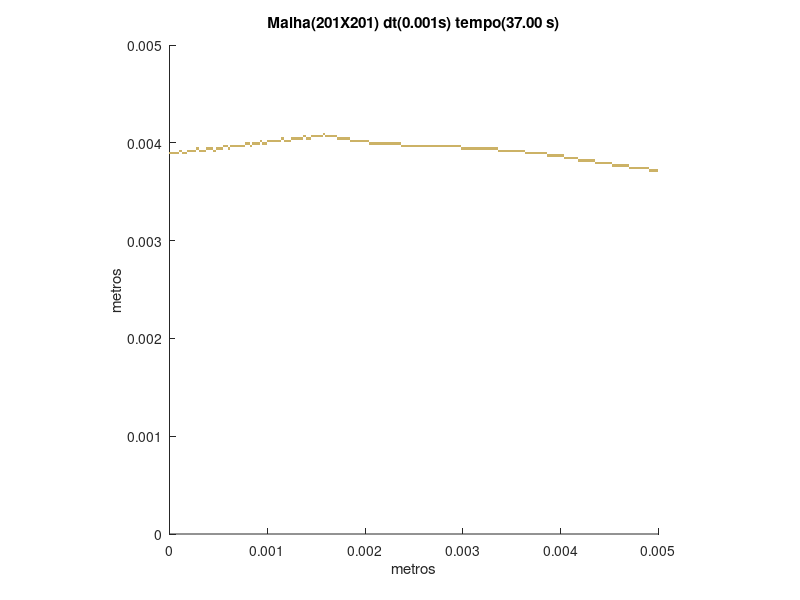

This figure's MATLAB source:
set (gca,'PlotBoxAspectRatio',[1 1 1],'Xlim',[0,0.005],'Ylim',[0,0.005])
hold on
title('Malha(201X201) dt(0.001s) tempo(37.00 s)')
hold on
ylabel('metros')
hold on
xlabel('metros')
hold on

fill([0.00490049751243781 0.00490049751243781 0.00492537313432836 0.00492537313432836],[0.00370646766169154 0.00373134328358209 0.00373134328358209 0.00370646766169154],[0.8,0.7,0.4],'LineStyle','none')

fill([0.00492537313432836 0.00492537313432836 0.00495024875621891 0.00495024875621891],[0.00370646766169154 0.00373134328358209 0.00373134328358209 0.00370646766169154],[0.8,0.7,0.4],'LineStyle','none')

fill([0.00495024875621891 0.00495024875621891 0.00497512437810945 0.00497512437810945],[0.00370646766169154 0.00373134328358209 0.00373134328358209 0.00370646766169154],[0.8,0.7,0.4],'LineStyle','none')

fill([0.00497512437810945 0.00497512437810945 0.005 0.005],[0.00370646766169154 0.00373134328358209 0.00373134328358209 0.00370646766169154],[0.8,0.7,0.4],'LineStyle','none')

fill([0.00470149253731343 0.00470149253731343 0.00472636815920398 0.00472636815920398],[0.00373134328358209 0.00375621890547264 0.00375621890547264 0.00373134328358209],[0.8,0.7,0.4],'LineStyle','none')

fill([0.00472636815920398 0.00472636815920398 0.00475124378109453 0.00475124378109453],[0.00373134328358209 0.00375621890547264 0.00375621890547264 0.00373134328358209],[0.8,0.7,0.4],'LineStyle','none')

fill([0.00475124378109453 0.00475124378109453 0.00477611940298507 0.00477611940298507],[0.00373134328358209 0.00375621890547264 0.00375621890547264 0.00373134328358209],[0.8,0.7,0.4],'LineStyle','none')

fill([0.00477611940298507 0.00477611940298507 0.00480099502487562 0.00480099502487562],[0.00373134328358209 0.00375621890547264 0.00375621890547264 0.00373134328358209],[0.8,0.7,0.4],'LineStyle','none')

fill([0.00480099502487562 0.00480099502487562 0.00482587064676617 0.00482587064676617],[0.00373134328358209 0.00375621890547264 0.00375621890547264 0.00373134328358209],[0.8,0.7,0.4],'LineStyle','none')

fill([0.00482587064676617 0.00482587064676617 0.00485074626865672 0.00485074626865672],[0.00373134328358209 0.00375621890547264 0.00375621890547264 0.00373134328358209],[0.8,0.7,0.4],'LineStyle','none')

fill([0.00485074626865672 0.00485074626865672 0.00487562189054726 0.00487562189054726],[0.00373134328358209 0.00375621890547264 0.00375621890547264 0.00373134328358209],[0.8,0.7,0.4],'LineStyle','none')

fill([0.00487562189054726 0.00487562189054726 0.00490049751243781 0.00490049751243781],[0.00373134328358209 0.00375621890547264 0.00375621890547264 0.00373134328358209],[0.8,0.7,0.4],'LineStyle','none')

fill([0.0045273631840796 0.0045273631840796 0.00455223880597015 0.00455223880597015],[0.00375621890547264 0.00378109452736318 0.00378109452736318 0.00375621890547264],[0.8,0.7,0.4],'LineStyle','none')

fill([0.00455223880597015 0.00455223880597015 0.0045771144278607 0.0045771144278607],[0.00375621890547264 0.00378109452736318 0.00378109452736318 0.00375621890547264],[0.8,0.7,0.4],'LineStyle','none')

fill([0.0045771144278607 0.0045771144278607 0.00460199004975124 0.00460199004975124],[0.00375621890547264 0.00378109452736318 0.00378109452736318 0.00375621890547264],[0.8,0.7,0.4],'LineStyle','none')

fill([0.00460199004975124 0.00460199004975124 0.00462686567164179 0.00462686567164179],[0.00375621890547264 0.00378109452736318 0.00378109452736318 0.00375621890547264],[0.8,0.7,0.4],'LineStyle','none')

fill([0.00462686567164179 0.00462686567164179 0.00465174129353234 0.00465174129353234],[0.00375621890547264 0.00378109452736318 0.00378109452736318 0.00375621890547264],[0.8,0.7,0.4],'LineStyle','none')

fill([0.00465174129353234 0.00465174129353234 0.00467661691542289 0.00467661691542289],[0.00375621890547264 0.00378109452736318 0.00378109452736318 0.00375621890547264],[0.8,0.7,0.4],'LineStyle','none')

fill([0.00467661691542289 0.00467661691542289 0.00470149253731343 0.00470149253731343],[0.00375621890547264 0.00378109452736318 0.00378109452736318 0.00375621890547264],[0.8,0.7,0.4],'LineStyle','none')

fill([0.00435323383084577 0.00435323383084577 0.00437810945273632 0.00437810945273632],[0.00378109452736318 0.00380597014925373 0.00380597014925373 0.00378109452736318],[0.8,0.7,0.4],'LineStyle','none')

fill([0.00437810945273632 0.00437810945273632 0.00440298507462687 0.00440298507462687],[0.00378109452736318 0.00380597014925373 0.00380597014925373 0.00378109452736318],[0.8,0.7,0.4],'LineStyle','none')

fill([0.00440298507462687 0.00440298507462687 0.00442786069651741 0.00442786069651741],[0.00378109452736318 0.00380597014925373 0.00380597014925373 0.00378109452736318],[0.8,0.7,0.4],'LineStyle','none')

fill([0.00442786069651741 0.00442786069651741 0.00445273631840796 0.00445273631840796],[0.00378109452736318 0.00380597014925373 0.00380597014925373 0.00378109452736318],[0.8,0.7,0.4],'LineStyle','none')

fill([0.00445273631840796 0.00445273631840796 0.00447761194029851 0.00447761194029851],[0.00378109452736318 0.00380597014925373 0.00380597014925373 0.00378109452736318],[0.8,0.7,0.4],'LineStyle','none')

fill([0.00447761194029851 0.00447761194029851 0.00450248756218905 0.00450248756218905],[0.00378109452736318 0.00380597014925373 0.00380597014925373 0.00378109452736318],[0.8,0.7,0.4],'LineStyle','none')

fill([0.00450248756218905 0.00450248756218905 0.0045273631840796 0.0045273631840796],[0.00378109452736318 0.00380597014925373 0.00380597014925373 0.00378109452736318],[0.8,0.7,0.4],'LineStyle','none')

fill([0.00417910447761194 0.00417910447761194 0.00420398009950249 0.00420398009950249],[0.00380597014925373 0.00383084577114428 0.00383084577114428 0.00380597014925373],[0.8,0.7,0.4],'LineStyle','none')

fill([0.00420398009950249 0.00420398009950249 0.00422885572139303 0.00422885572139303],[0.00380597014925373 0.00383084577114428 0.00383084577114428 0.00380597014925373],[0.8,0.7,0.4],'LineStyle','none')

fill([0.00422885572139303 0.00422885572139303 0.00425373134328358 0.00425373134328358],[0.00380597014925373 0.00383084577114428 0.00383084577114428 0.00380597014925373],[0.8,0.7,0.4],'LineStyle','none')

fill([0.00425373134328358 0.00425373134328358 0.00427860696517413 0.00427860696517413],[0.00380597014925373 0.00383084577114428 0.00383084577114428 0.00380597014925373],[0.8,0.7,0.4],'LineStyle','none')

fill([0.00427860696517413 0.00427860696517413 0.00430348258706468 0.00430348258706468],[0.00380597014925373 0.00383084577114428 0.00383084577114428 0.00380597014925373],[0.8,0.7,0.4],'LineStyle','none')

fill([0.00430348258706468 0.00430348258706468 0.00432835820895522 0.00432835820895522],[0.00380597014925373 0.00383084577114428 0.00383084577114428 0.00380597014925373],[0.8,0.7,0.4],'LineStyle','none')

fill([0.00432835820895522 0.00432835820895522 0.00435323383084577 0.00435323383084577],[0.00380597014925373 0.00383084577114428 0.00383084577114428 0.00380597014925373],[0.8,0.7,0.4],'LineStyle','none')

fill([0.00402985074626866 0.00402985074626866 0.0040547263681592 0.0040547263681592],[0.00383084577114428 0.00385572139303483 0.00385572139303483 0.00383084577114428],[0.8,0.7,0.4],'LineStyle','none')

fill([0.0040547263681592 0.0040547263681592 0.00407960199004975 0.00407960199004975],[0.00383084577114428 0.00385572139303483 0.00385572139303483 0.00383084577114428],[0.8,0.7,0.4],'LineStyle','none')

fill([0.00407960199004975 0.00407960199004975 0.0041044776119403 0.0041044776119403],[0.00383084577114428 0.00385572139303483 0.00385572139303483 0.00383084577114428],[0.8,0.7,0.4],'LineStyle','none')

fill([0.0041044776119403 0.0041044776119403 0.00412935323383085 0.00412935323383085],[0.00383084577114428 0.00385572139303483 0.00385572139303483 0.00383084577114428],[0.8,0.7,0.4],'LineStyle','none')

fill([0.00412935323383085 0.00412935323383085 0.00415422885572139 0.00415422885572139],[0.00383084577114428 0.00385572139303483 0.00385572139303483 0.00383084577114428],[0.8,0.7,0.4],'LineStyle','none')

fill([0.00415422885572139 0.00415422885572139 0.00417910447761194 0.00417910447761194],[0.00383084577114428 0.00385572139303483 0.00385572139303483 0.00383084577114428],[0.8,0.7,0.4],'LineStyle','none')

fill([0.00385572139303483 0.00385572139303483 0.00388059701492537 0.00388059701492537],[0.00385572139303483 0.00388059701492537 0.00388059701492537 0.00385572139303483],[0.8,0.7,0.4],'LineStyle','none')

fill([0.00388059701492537 0.00388059701492537 0.00390547263681592 0.00390547263681592],[0.00385572139303483 0.00388059701492537 0.00388059701492537 0.00385572139303483],[0.8,0.7,0.4],'LineStyle','none')

fill([0.00390547263681592 0.00390547263681592 0.00393034825870647 0.00393034825870647],[0.00385572139303483 0.00388059701492537 0.00388059701492537 0.00385572139303483],[0.8,0.7,0.4],'LineStyle','none')

fill([0.00393034825870647 0.00393034825870647 0.00395522388059701 0.00395522388059701],[0.00385572139303483 0.00388059701492537 0.00388059701492537 0.00385572139303483],[0.8,0.7,0.4],'LineStyle','none')

fill([0.00395522388059701 0.00395522388059701 0.00398009950248756 0.00398009950248756],[0.00385572139303483 0.00388059701492537 0.00388059701492537 0.00385572139303483],[0.8,0.7,0.4],'LineStyle','none')

fill([0.00398009950248756 0.00398009950248756 0.00400497512437811 0.00400497512437811],[0.00385572139303483 0.00388059701492537 0.00388059701492537 0.00385572139303483],[0.8,0.7,0.4],'LineStyle','none')

fill([0.00400497512437811 0.00400497512437811 0.00402985074626866 0.00402985074626866],[0.00385572139303483 0.00388059701492537 0.00388059701492537 0.00385572139303483],[0.8,0.7,0.4],'LineStyle','none')

fill([0 0 2.48756218905473E-05 2.48756218905473E-05],[0.00388059701492537 0.00390547263681592 0.00390547263681592 0.00388059701492537],[0.8,0.7,0.4],'LineStyle','none')

fill([2.48756218905473E-05 2.48756218905473E-05 4.97512437810945E-05 4.97512437810945E-05],[0.00388059701492537 0.00390547263681592 0.00390547263681592 0.00388059701492537],[0.8,0.7,0.4],'LineStyle','none')

fill([4.97512437810945E-05 4.97512437810945E-05 7.46268656716418E-05 7.46268656716418E-05],[0.00388059701492537 0.00390547263681592 0.00390547263681592 0.00388059701492537],[0.8,0.7,0.4],'LineStyle','none')

fill([7.46268656716418E-05 7.46268656716418E-05 9.95024875621891E-05 9.95024875621891E-05],[0.00388059701492537 0.00390547263681592 0.00390547263681592 0.00388059701492537],[0.8,0.7,0.4],'LineStyle','none')

fill([0.000124378109452736 0.000124378109452736 0.000149253731343284 0.000149253731343284],[0.00388059701492537 0.00390547263681592 0.00390547263681592 0.00388059701492537],[0.8,0.7,0.4],'LineStyle','none')

fill([0.000149253731343284 0.000149253731343284 0.000174129353233831 0.000174129353233831],[0.00388059701492537 0.00390547263681592 0.00390547263681592 0.00388059701492537],[0.8,0.7,0.4],'LineStyle','none')

fill([0.0036318407960199 0.0036318407960199 0.00365671641791045 0.00365671641791045],[0.00388059701492537 0.00390547263681592 0.00390547263681592 0.00388059701492537],[0.8,0.7,0.4],'LineStyle','none')

fill([0.00365671641791045 0.00365671641791045 0.003681592039801 0.003681592039801],[0.00388059701492537 0.00390547263681592 0.00390547263681592 0.00388059701492537],[0.8,0.7,0.4],'LineStyle','none')

fill([0.003681592039801 0.003681592039801 0.00370646766169154 0.00370646766169154],[0.00388059701492537 0.00390547263681592 0.00390547263681592 0.00388059701492537],[0.8,0.7,0.4],'LineStyle','none')

fill([0.00370646766169154 0.00370646766169154 0.00373134328358209 0.00373134328358209],[0.00388059701492537 0.00390547263681592 0.00390547263681592 0.00388059701492537],[0.8,0.7,0.4],'LineStyle','none')

fill([0.00373134328358209 0.00373134328358209 0.00375621890547264 0.00375621890547264],[0.00388059701492537 0.00390547263681592 0.00390547263681592 0.00388059701492537],[0.8,0.7,0.4],'LineStyle','none')

fill([0.00375621890547264 0.00375621890547264 0.00378109452736318 0.00378109452736318],[0.00388059701492537 0.00390547263681592 0.00390547263681592 0.00388059701492537],[0.8,0.7,0.4],'LineStyle','none')

fill([0.00378109452736318 0.00378109452736318 0.00380597014925373 0.00380597014925373],[0.00388059701492537 0.00390547263681592 0.00390547263681592 0.00388059701492537],[0.8,0.7,0.4],'LineStyle','none')

fill([0.00380597014925373 0.00380597014925373 0.00383084577114428 0.00383084577114428],[0.00388059701492537 0.00390547263681592 0.00390547263681592 0.00388059701492537],[0.8,0.7,0.4],'LineStyle','none')

fill([0.00383084577114428 0.00383084577114428 0.00385572139303483 0.00385572139303483],[0.00388059701492537 0.00390547263681592 0.00390547263681592 0.00388059701492537],[0.8,0.7,0.4],'LineStyle','none')

fill([9.95024875621891E-05 9.95024875621891E-05 0.000124378109452736 0.000124378109452736],[0.00390547263681592 0.00393034825870647 0.00393034825870647 0.00390547263681592],[0.8,0.7,0.4],'LineStyle','none')

fill([0.000174129353233831 0.000174129353233831 0.000199004975124378 0.000199004975124378],[0.00390547263681592 0.00393034825870647 0.00393034825870647 0.00390547263681592],[0.8,0.7,0.4],'LineStyle','none')

fill([0.000199004975124378 0.000199004975124378 0.000223880597014925 0.000223880597014925],[0.00390547263681592 0.00393034825870647 0.00393034825870647 0.00390547263681592],[0.8,0.7,0.4],'LineStyle','none')

fill([0.000223880597014925 0.000223880597014925 0.000248756218905473 0.000248756218905473],[0.00390547263681592 0.00393034825870647 0.00393034825870647 0.00390547263681592],[0.8,0.7,0.4],'LineStyle','none')

fill([0.000248756218905473 0.000248756218905473 0.00027363184079602 0.00027363184079602],[0.00390547263681592 0.00393034825870647 0.00393034825870647 0.00390547263681592],[0.8,0.7,0.4],'LineStyle','none')

fill([0.000298507462686567 0.000298507462686567 0.000323383084577114 0.000323383084577114],[0.00390547263681592 0.00393034825870647 0.00393034825870647 0.00390547263681592],[0.8,0.7,0.4],'LineStyle','none')

fill([0.000323383084577114 0.000323383084577114 0.000348258706467662 0.000348258706467662],[0.00390547263681592 0.00393034825870647 0.00393034825870647 0.00390547263681592],[0.8,0.7,0.4],'LineStyle','none')

fill([0.000348258706467662 0.000348258706467662 0.000373134328358209 0.000373134328358209],[0.00390547263681592 0.00393034825870647 0.00393034825870647 0.00390547263681592],[0.8,0.7,0.4],'LineStyle','none')

fill([0.000447761194029851 0.000447761194029851 0.000472636815920398 0.000472636815920398],[0.00390547263681592 0.00393034825870647 0.00393034825870647 0.00390547263681592],[0.8,0.7,0.4],'LineStyle','none')

fill([0.00335820895522388 0.00335820895522388 0.00338308457711443 0.00338308457711443],[0.00390547263681592 0.00393034825870647 0.00393034825870647 0.00390547263681592],[0.8,0.7,0.4],'LineStyle','none')

fill([0.00338308457711443 0.00338308457711443 0.00340796019900498 0.00340796019900498],[0.00390547263681592 0.00393034825870647 0.00393034825870647 0.00390547263681592],[0.8,0.7,0.4],'LineStyle','none')

fill([0.00340796019900498 0.00340796019900498 0.00343283582089552 0.00343283582089552],[0.00390547263681592 0.00393034825870647 0.00393034825870647 0.00390547263681592],[0.8,0.7,0.4],'LineStyle','none')

fill([0.00343283582089552 0.00343283582089552 0.00345771144278607 0.00345771144278607],[0.00390547263681592 0.00393034825870647 0.00393034825870647 0.00390547263681592],[0.8,0.7,0.4],'LineStyle','none')

fill([0.00345771144278607 0.00345771144278607 0.00348258706467662 0.00348258706467662],[0.00390547263681592 0.00393034825870647 0.00393034825870647 0.00390547263681592],[0.8,0.7,0.4],'LineStyle','none')

fill([0.00348258706467662 0.00348258706467662 0.00350746268656716 0.00350746268656716],[0.00390547263681592 0.00393034825870647 0.00393034825870647 0.00390547263681592],[0.8,0.7,0.4],'LineStyle','none')

fill([0.00350746268656716 0.00350746268656716 0.00353233830845771 0.00353233830845771],[0.00390547263681592 0.00393034825870647 0.00393034825870647 0.00390547263681592],[0.8,0.7,0.4],'LineStyle','none')

fill([0.00353233830845771 0.00353233830845771 0.00355721393034826 0.00355721393034826],[0.00390547263681592 0.00393034825870647 0.00393034825870647 0.00390547263681592],[0.8,0.7,0.4],'LineStyle','none')

fill([0.00355721393034826 0.00355721393034826 0.00358208955223881 0.00358208955223881],[0.00390547263681592 0.00393034825870647 0.00393034825870647 0.00390547263681592],[0.8,0.7,0.4],'LineStyle','none')

fill([0.00358208955223881 0.00358208955223881 0.00360696517412935 0.00360696517412935],[0.00390547263681592 0.00393034825870647 0.00393034825870647 0.00390547263681592],[0.8,0.7,0.4],'LineStyle','none')

fill([0.00360696517412935 0.00360696517412935 0.0036318407960199 0.0036318407960199],[0.00390547263681592 0.00393034825870647 0.00393034825870647 0.00390547263681592],[0.8,0.7,0.4],'LineStyle','none')

fill([0.00027363184079602 0.00027363184079602 0.000298507462686567 0.000298507462686567],[0.00393034825870647 0.00395522388059701 0.00395522388059701 0.00393034825870647],[0.8,0.7,0.4],'LineStyle','none')

fill([0.000373134328358209 0.000373134328358209 0.000398009950248756 0.000398009950248756],[0.00393034825870647 0.00395522388059701 0.00395522388059701 0.00393034825870647],[0.8,0.7,0.4],'LineStyle','none')

fill([0.000398009950248756 0.000398009950248756 0.000422885572139303 0.000422885572139303],[0.00393034825870647 0.00395522388059701 0.00395522388059701 0.00393034825870647],[0.8,0.7,0.4],'LineStyle','none')

fill([0.000422885572139303 0.000422885572139303 0.000447761194029851 0.000447761194029851],[0.00393034825870647 0.00395522388059701 0.00395522388059701 0.00393034825870647],[0.8,0.7,0.4],'LineStyle','none')

fill([0.000472636815920398 0.000472636815920398 0.000497512437810945 0.000497512437810945],[0.00393034825870647 0.00395522388059701 0.00395522388059701 0.00393034825870647],[0.8,0.7,0.4],'LineStyle','none')

fill([0.000497512437810945 0.000497512437810945 0.000522388059701492 0.000522388059701492],[0.00393034825870647 0.00395522388059701 0.00395522388059701 0.00393034825870647],[0.8,0.7,0.4],'LineStyle','none')

fill([0.000522388059701492 0.000522388059701492 0.00054726368159204 0.00054726368159204],[0.00393034825870647 0.00395522388059701 0.00395522388059701 0.00393034825870647],[0.8,0.7,0.4],'LineStyle','none')

fill([0.000597014925373134 0.000597014925373134 0.000621890547263682 0.000621890547263682],[0.00393034825870647 0.00395522388059701 0.00395522388059701 0.00393034825870647],[0.8,0.7,0.4],'LineStyle','none')

fill([0.00298507462686567 0.00298507462686567 0.00300995024875622 0.00300995024875622],[0.00393034825870647 0.00395522388059701 0.00395522388059701 0.00393034825870647],[0.8,0.7,0.4],'LineStyle','none')

fill([0.00300995024875622 0.00300995024875622 0.00303482587064677 0.00303482587064677],[0.00393034825870647 0.00395522388059701 0.00395522388059701 0.00393034825870647],[0.8,0.7,0.4],'LineStyle','none')

fill([0.00303482587064677 0.00303482587064677 0.00305970149253731 0.00305970149253731],[0.00393034825870647 0.00395522388059701 0.00395522388059701 0.00393034825870647],[0.8,0.7,0.4],'LineStyle','none')

fill([0.00305970149253731 0.00305970149253731 0.00308457711442786 0.00308457711442786],[0.00393034825870647 0.00395522388059701 0.00395522388059701 0.00393034825870647],[0.8,0.7,0.4],'LineStyle','none')

fill([0.00308457711442786 0.00308457711442786 0.00310945273631841 0.00310945273631841],[0.00393034825870647 0.00395522388059701 0.00395522388059701 0.00393034825870647],[0.8,0.7,0.4],'LineStyle','none')

fill([0.00310945273631841 0.00310945273631841 0.00313432835820896 0.00313432835820896],[0.00393034825870647 0.00395522388059701 0.00395522388059701 0.00393034825870647],[0.8,0.7,0.4],'LineStyle','none')

fill([0.00313432835820896 0.00313432835820896 0.0031592039800995 0.0031592039800995],[0.00393034825870647 0.00395522388059701 0.00395522388059701 0.00393034825870647],[0.8,0.7,0.4],'LineStyle','none')

fill([0.0031592039800995 0.0031592039800995 0.00318407960199005 0.00318407960199005],[0.00393034825870647 0.00395522388059701 0.00395522388059701 0.00393034825870647],[0.8,0.7,0.4],'LineStyle','none')

fill([0.00318407960199005 0.00318407960199005 0.0032089552238806 0.0032089552238806],[0.00393034825870647 0.00395522388059701 0.00395522388059701 0.00393034825870647],[0.8,0.7,0.4],'LineStyle','none')

fill([0.0032089552238806 0.0032089552238806 0.00323383084577114 0.00323383084577114],[0.00393034825870647 0.00395522388059701 0.00395522388059701 0.00393034825870647],[0.8,0.7,0.4],'LineStyle','none')

fill([0.00323383084577114 0.00323383084577114 0.00325870646766169 0.00325870646766169],[0.00393034825870647 0.00395522388059701 0.00395522388059701 0.00393034825870647],[0.8,0.7,0.4],'LineStyle','none')

fill([0.00325870646766169 0.00325870646766169 0.00328358208955224 0.00328358208955224],[0.00393034825870647 0.00395522388059701 0.00395522388059701 0.00393034825870647],[0.8,0.7,0.4],'LineStyle','none')

fill([0.00328358208955224 0.00328358208955224 0.00330845771144279 0.00330845771144279],[0.00393034825870647 0.00395522388059701 0.00395522388059701 0.00393034825870647],[0.8,0.7,0.4],'LineStyle','none')

fill([0.00330845771144279 0.00330845771144279 0.00333333333333333 0.00333333333333333],[0.00393034825870647 0.00395522388059701 0.00395522388059701 0.00393034825870647],[0.8,0.7,0.4],'LineStyle','none')

fill([0.00333333333333333 0.00333333333333333 0.00335820895522388 0.00335820895522388],[0.00393034825870647 0.00395522388059701 0.00395522388059701 0.00393034825870647],[0.8,0.7,0.4],'LineStyle','none')

fill([0.00054726368159204 0.00054726368159204 0.000572139303482587 0.000572139303482587],[0.00395522388059701 0.00398009950248756 0.00398009950248756 0.00395522388059701],[0.8,0.7,0.4],'LineStyle','none')

fill([0.000572139303482587 0.000572139303482587 0.000597014925373134 0.000597014925373134],[0.00395522388059701 0.00398009950248756 0.00398009950248756 0.00395522388059701],[0.8,0.7,0.4],'LineStyle','none')

fill([0.000621890547263682 0.000621890547263682 0.000646766169154229 0.000646766169154229],[0.00395522388059701 0.00398009950248756 0.00398009950248756 0.00395522388059701],[0.8,0.7,0.4],'LineStyle','none')

fill([0.000646766169154229 0.000646766169154229 0.000671641791044776 0.000671641791044776],[0.00395522388059701 0.00398009950248756 0.00398009950248756 0.00395522388059701],[0.8,0.7,0.4],'LineStyle','none')

fill([0.000671641791044776 0.000671641791044776 0.000696517412935323 0.000696517412935323],[0.00395522388059701 0.00398009950248756 0.00398009950248756 0.00395522388059701],[0.8,0.7,0.4],'LineStyle','none')

fill([0.000696517412935323 0.000696517412935323 0.000721393034825871 0.000721393034825871],[0.00395522388059701 0.00398009950248756 0.00398009950248756 0.00395522388059701],[0.8,0.7,0.4],'LineStyle','none')

fill([0.000721393034825871 0.000721393034825871 0.000746268656716418 0.000746268656716418],[0.00395522388059701 0.00398009950248756 0.00398009950248756 0.00395522388059701],[0.8,0.7,0.4],'LineStyle','none')

fill([0.000746268656716418 0.000746268656716418 0.000771144278606965 0.000771144278606965],[0.00395522388059701 0.00398009950248756 0.00398009950248756 0.00395522388059701],[0.8,0.7,0.4],'LineStyle','none')

fill([0.00082089552238806 0.00082089552238806 0.000845771144278607 0.000845771144278607],[0.00395522388059701 0.00398009950248756 0.00398009950248756 0.00395522388059701],[0.8,0.7,0.4],'LineStyle','none')

fill([0.00236318407960199 0.00236318407960199 0.00238805970149254 0.00238805970149254],[0.00395522388059701 0.00398009950248756 0.00398009950248756 0.00395522388059701],[0.8,0.7,0.4],'LineStyle','none')

fill([0.00238805970149254 0.00238805970149254 0.00241293532338308 0.00241293532338308],[0.00395522388059701 0.00398009950248756 0.00398009950248756 0.00395522388059701],[0.8,0.7,0.4],'LineStyle','none')

fill([0.00241293532338308 0.00241293532338308 0.00243781094527363 0.00243781094527363],[0.00395522388059701 0.00398009950248756 0.00398009950248756 0.00395522388059701],[0.8,0.7,0.4],'LineStyle','none')

fill([0.00243781094527363 0.00243781094527363 0.00246268656716418 0.00246268656716418],[0.00395522388059701 0.00398009950248756 0.00398009950248756 0.00395522388059701],[0.8,0.7,0.4],'LineStyle','none')

fill([0.00246268656716418 0.00246268656716418 0.00248756218905473 0.00248756218905473],[0.00395522388059701 0.00398009950248756 0.00398009950248756 0.00395522388059701],[0.8,0.7,0.4],'LineStyle','none')

fill([0.00248756218905473 0.00248756218905473 0.00251243781094527 0.00251243781094527],[0.00395522388059701 0.00398009950248756 0.00398009950248756 0.00395522388059701],[0.8,0.7,0.4],'LineStyle','none')

fill([0.00251243781094527 0.00251243781094527 0.00253731343283582 0.00253731343283582],[0.00395522388059701 0.00398009950248756 0.00398009950248756 0.00395522388059701],[0.8,0.7,0.4],'LineStyle','none')

fill([0.00253731343283582 0.00253731343283582 0.00256218905472637 0.00256218905472637],[0.00395522388059701 0.00398009950248756 0.00398009950248756 0.00395522388059701],[0.8,0.7,0.4],'LineStyle','none')

fill([0.00256218905472637 0.00256218905472637 0.00258706467661692 0.00258706467661692],[0.00395522388059701 0.00398009950248756 0.00398009950248756 0.00395522388059701],[0.8,0.7,0.4],'LineStyle','none')

fill([0.00258706467661692 0.00258706467661692 0.00261194029850746 0.00261194029850746],[0.00395522388059701 0.00398009950248756 0.00398009950248756 0.00395522388059701],[0.8,0.7,0.4],'LineStyle','none')

fill([0.00261194029850746 0.00261194029850746 0.00263681592039801 0.00263681592039801],[0.00395522388059701 0.00398009950248756 0.00398009950248756 0.00395522388059701],[0.8,0.7,0.4],'LineStyle','none')

fill([0.00263681592039801 0.00263681592039801 0.00266169154228856 0.00266169154228856],[0.00395522388059701 0.00398009950248756 0.00398009950248756 0.00395522388059701],[0.8,0.7,0.4],'LineStyle','none')

fill([0.00266169154228856 0.00266169154228856 0.0026865671641791 0.0026865671641791],[0.00395522388059701 0.00398009950248756 0.00398009950248756 0.00395522388059701],[0.8,0.7,0.4],'LineStyle','none')

fill([0.0026865671641791 0.0026865671641791 0.00271144278606965 0.00271144278606965],[0.00395522388059701 0.00398009950248756 0.00398009950248756 0.00395522388059701],[0.8,0.7,0.4],'LineStyle','none')

fill([0.00271144278606965 0.00271144278606965 0.0027363184079602 0.0027363184079602],[0.00395522388059701 0.00398009950248756 0.00398009950248756 0.00395522388059701],[0.8,0.7,0.4],'LineStyle','none')

fill([0.0027363184079602 0.0027363184079602 0.00276119402985075 0.00276119402985075],[0.00395522388059701 0.00398009950248756 0.00398009950248756 0.00395522388059701],[0.8,0.7,0.4],'LineStyle','none')

fill([0.00276119402985075 0.00276119402985075 0.00278606965174129 0.00278606965174129],[0.00395522388059701 0.00398009950248756 0.00398009950248756 0.00395522388059701],[0.8,0.7,0.4],'LineStyle','none')

fill([0.00278606965174129 0.00278606965174129 0.00281094527363184 0.00281094527363184],[0.00395522388059701 0.00398009950248756 0.00398009950248756 0.00395522388059701],[0.8,0.7,0.4],'LineStyle','none')

fill([0.00281094527363184 0.00281094527363184 0.00283582089552239 0.00283582089552239],[0.00395522388059701 0.00398009950248756 0.00398009950248756 0.00395522388059701],[0.8,0.7,0.4],'LineStyle','none')

fill([0.00283582089552239 0.00283582089552239 0.00286069651741294 0.00286069651741294],[0.00395522388059701 0.00398009950248756 0.00398009950248756 0.00395522388059701],[0.8,0.7,0.4],'LineStyle','none')

fill([0.00286069651741294 0.00286069651741294 0.00288557213930348 0.00288557213930348],[0.00395522388059701 0.00398009950248756 0.00398009950248756 0.00395522388059701],[0.8,0.7,0.4],'LineStyle','none')

fill([0.00288557213930348 0.00288557213930348 0.00291044776119403 0.00291044776119403],[0.00395522388059701 0.00398009950248756 0.00398009950248756 0.00395522388059701],[0.8,0.7,0.4],'LineStyle','none')

fill([0.00291044776119403 0.00291044776119403 0.00293532338308458 0.00293532338308458],[0.00395522388059701 0.00398009950248756 0.00398009950248756 0.00395522388059701],[0.8,0.7,0.4],'LineStyle','none')

fill([0.00293532338308458 0.00293532338308458 0.00296019900497512 0.00296019900497512],[0.00395522388059701 0.00398009950248756 0.00398009950248756 0.00395522388059701],[0.8,0.7,0.4],'LineStyle','none')

fill([0.00296019900497512 0.00296019900497512 0.00298507462686567 0.00298507462686567],[0.00395522388059701 0.00398009950248756 0.00398009950248756 0.00395522388059701],[0.8,0.7,0.4],'LineStyle','none')

fill([0.000771144278606965 0.000771144278606965 0.000796019900497512 0.000796019900497512],[0.00398009950248756 0.00400497512437811 0.00400497512437811 0.00398009950248756],[0.8,0.7,0.4],'LineStyle','none')

fill([0.000796019900497512 0.000796019900497512 0.00082089552238806 0.00082089552238806],[0.00398009950248756 0.00400497512437811 0.00400497512437811 0.00398009950248756],[0.8,0.7,0.4],'LineStyle','none')

fill([0.000845771144278607 0.000845771144278607 0.000870646766169154 0.000870646766169154],[0.00398009950248756 0.00400497512437811 0.00400497512437811 0.00398009950248756],[0.8,0.7,0.4],'LineStyle','none')

fill([0.000870646766169154 0.000870646766169154 0.000895522388059702 0.000895522388059702],[0.00398009950248756 0.00400497512437811 0.00400497512437811 0.00398009950248756],[0.8,0.7,0.4],'LineStyle','none')

fill([0.000895522388059702 0.000895522388059702 0.000920398009950249 0.000920398009950249],[0.00398009950248756 0.00400497512437811 0.00400497512437811 0.00398009950248756],[0.8,0.7,0.4],'LineStyle','none')

fill([0.000945273631840796 0.000945273631840796 0.000970149253731343 0.000970149253731343],[0.00398009950248756 0.00400497512437811 0.00400497512437811 0.00398009950248756],[0.8,0.7,0.4],'LineStyle','none')

fill([0.000970149253731343 0.000970149253731343 0.00099502487562189 0.00099502487562189],[0.00398009950248756 0.00400497512437811 0.00400497512437811 0.00398009950248756],[0.8,0.7,0.4],'LineStyle','none')

fill([0.00203980099502488 0.00203980099502488 0.00206467661691542 0.00206467661691542],[0.00398009950248756 0.00400497512437811 0.00400497512437811 0.00398009950248756],[0.8,0.7,0.4],'LineStyle','none')

fill([0.00206467661691542 0.00206467661691542 0.00208955223880597 0.00208955223880597],[0.00398009950248756 0.00400497512437811 0.00400497512437811 0.00398009950248756],[0.8,0.7,0.4],'LineStyle','none')

fill([0.00208955223880597 0.00208955223880597 0.00211442786069652 0.00211442786069652],[0.00398009950248756 0.00400497512437811 0.00400497512437811 0.00398009950248756],[0.8,0.7,0.4],'LineStyle','none')

fill([0.00211442786069652 0.00211442786069652 0.00213930348258706 0.00213930348258706],[0.00398009950248756 0.00400497512437811 0.00400497512437811 0.00398009950248756],[0.8,0.7,0.4],'LineStyle','none')

fill([0.00213930348258706 0.00213930348258706 0.00216417910447761 0.00216417910447761],[0.00398009950248756 0.00400497512437811 0.00400497512437811 0.00398009950248756],[0.8,0.7,0.4],'LineStyle','none')

fill([0.00216417910447761 0.00216417910447761 0.00218905472636816 0.00218905472636816],[0.00398009950248756 0.00400497512437811 0.00400497512437811 0.00398009950248756],[0.8,0.7,0.4],'LineStyle','none')

fill([0.00218905472636816 0.00218905472636816 0.00221393034825871 0.00221393034825871],[0.00398009950248756 0.00400497512437811 0.00400497512437811 0.00398009950248756],[0.8,0.7,0.4],'LineStyle','none')

fill([0.00221393034825871 0.00221393034825871 0.00223880597014925 0.00223880597014925],[0.00398009950248756 0.00400497512437811 0.00400497512437811 0.00398009950248756],[0.8,0.7,0.4],'LineStyle','none')

fill([0.00223880597014925 0.00223880597014925 0.0022636815920398 0.0022636815920398],[0.00398009950248756 0.00400497512437811 0.00400497512437811 0.00398009950248756],[0.8,0.7,0.4],'LineStyle','none')

fill([0.0022636815920398 0.0022636815920398 0.00228855721393035 0.00228855721393035],[0.00398009950248756 0.00400497512437811 0.00400497512437811 0.00398009950248756],[0.8,0.7,0.4],'LineStyle','none')

fill([0.00228855721393035 0.00228855721393035 0.0023134328358209 0.0023134328358209],[0.00398009950248756 0.00400497512437811 0.00400497512437811 0.00398009950248756],[0.8,0.7,0.4],'LineStyle','none')

fill([0.0023134328358209 0.0023134328358209 0.00233830845771144 0.00233830845771144],[0.00398009950248756 0.00400497512437811 0.00400497512437811 0.00398009950248756],[0.8,0.7,0.4],'LineStyle','none')

fill([0.00233830845771144 0.00233830845771144 0.00236318407960199 0.00236318407960199],[0.00398009950248756 0.00400497512437811 0.00400497512437811 0.00398009950248756],[0.8,0.7,0.4],'LineStyle','none')

fill([0.000920398009950249 0.000920398009950249 0.000945273631840796 0.000945273631840796],[0.00400497512437811 0.00402985074626866 0.00402985074626866 0.00400497512437811],[0.8,0.7,0.4],'LineStyle','none')

fill([0.00099502487562189 0.00099502487562189 0.00101990049751244 0.00101990049751244],[0.00400497512437811 0.00402985074626866 0.00402985074626866 0.00400497512437811],[0.8,0.7,0.4],'LineStyle','none')

fill([0.00101990049751244 0.00101990049751244 0.00104477611940298 0.00104477611940298],[0.00400497512437811 0.00402985074626866 0.00402985074626866 0.00400497512437811],[0.8,0.7,0.4],'LineStyle','none')

fill([0.00104477611940298 0.00104477611940298 0.00106965174129353 0.00106965174129353],[0.00400497512437811 0.00402985074626866 0.00402985074626866 0.00400497512437811],[0.8,0.7,0.4],'LineStyle','none')

fill([0.00106965174129353 0.00106965174129353 0.00109452736318408 0.00109452736318408],[0.00400497512437811 0.00402985074626866 0.00402985074626866 0.00400497512437811],[0.8,0.7,0.4],'LineStyle','none')

fill([0.00109452736318408 0.00109452736318408 0.00111940298507463 0.00111940298507463],[0.00400497512437811 0.00402985074626866 0.00402985074626866 0.00400497512437811],[0.8,0.7,0.4],'LineStyle','none')

fill([0.00111940298507463 0.00111940298507463 0.00114427860696517 0.00114427860696517],[0.00400497512437811 0.00402985074626866 0.00402985074626866 0.00400497512437811],[0.8,0.7,0.4],'LineStyle','none')

fill([0.00116915422885572 0.00116915422885572 0.00119402985074627 0.00119402985074627],[0.00400497512437811 0.00402985074626866 0.00402985074626866 0.00400497512437811],[0.8,0.7,0.4],'LineStyle','none')

fill([0.00119402985074627 0.00119402985074627 0.00121890547263682 0.00121890547263682],[0.00400497512437811 0.00402985074626866 0.00402985074626866 0.00400497512437811],[0.8,0.7,0.4],'LineStyle','none')

fill([0.00121890547263682 0.00121890547263682 0.00124378109452736 0.00124378109452736],[0.00400497512437811 0.00402985074626866 0.00402985074626866 0.00400497512437811],[0.8,0.7,0.4],'LineStyle','none')

fill([0.0018407960199005 0.0018407960199005 0.00186567164179104 0.00186567164179104],[0.00400497512437811 0.00402985074626866 0.00402985074626866 0.00400497512437811],[0.8,0.7,0.4],'LineStyle','none')

fill([0.00186567164179104 0.00186567164179104 0.00189054726368159 0.00189054726368159],[0.00400497512437811 0.00402985074626866 0.00402985074626866 0.00400497512437811],[0.8,0.7,0.4],'LineStyle','none')

fill([0.00189054726368159 0.00189054726368159 0.00191542288557214 0.00191542288557214],[0.00400497512437811 0.00402985074626866 0.00402985074626866 0.00400497512437811],[0.8,0.7,0.4],'LineStyle','none')

fill([0.00191542288557214 0.00191542288557214 0.00194029850746269 0.00194029850746269],[0.00400497512437811 0.00402985074626866 0.00402985074626866 0.00400497512437811],[0.8,0.7,0.4],'LineStyle','none')

fill([0.00194029850746269 0.00194029850746269 0.00196517412935323 0.00196517412935323],[0.00400497512437811 0.00402985074626866 0.00402985074626866 0.00400497512437811],[0.8,0.7,0.4],'LineStyle','none')

fill([0.00196517412935323 0.00196517412935323 0.00199004975124378 0.00199004975124378],[0.00400497512437811 0.00402985074626866 0.00402985074626866 0.00400497512437811],[0.8,0.7,0.4],'LineStyle','none')

fill([0.00199004975124378 0.00199004975124378 0.00201492537313433 0.00201492537313433],[0.00400497512437811 0.00402985074626866 0.00402985074626866 0.00400497512437811],[0.8,0.7,0.4],'LineStyle','none')

fill([0.00201492537313433 0.00201492537313433 0.00203980099502488 0.00203980099502488],[0.00400497512437811 0.00402985074626866 0.00402985074626866 0.00400497512437811],[0.8,0.7,0.4],'LineStyle','none')

fill([0.00114427860696517 0.00114427860696517 0.00116915422885572 0.00116915422885572],[0.00402985074626866 0.0040547263681592 0.0040547263681592 0.00402985074626866],[0.8,0.7,0.4],'LineStyle','none')

fill([0.00124378109452736 0.00124378109452736 0.00126865671641791 0.00126865671641791],[0.00402985074626866 0.0040547263681592 0.0040547263681592 0.00402985074626866],[0.8,0.7,0.4],'LineStyle','none')

fill([0.00126865671641791 0.00126865671641791 0.00129353233830846 0.00129353233830846],[0.00402985074626866 0.0040547263681592 0.0040547263681592 0.00402985074626866],[0.8,0.7,0.4],'LineStyle','none')

fill([0.00129353233830846 0.00129353233830846 0.001318407960199 0.001318407960199],[0.00402985074626866 0.0040547263681592 0.0040547263681592 0.00402985074626866],[0.8,0.7,0.4],'LineStyle','none')

fill([0.001318407960199 0.001318407960199 0.00134328358208955 0.00134328358208955],[0.00402985074626866 0.0040547263681592 0.0040547263681592 0.00402985074626866],[0.8,0.7,0.4],'LineStyle','none')

fill([0.00134328358208955 0.00134328358208955 0.0013681592039801 0.0013681592039801],[0.00402985074626866 0.0040547263681592 0.0040547263681592 0.00402985074626866],[0.8,0.7,0.4],'LineStyle','none')

fill([0.00139303482587065 0.00139303482587065 0.00141791044776119 0.00141791044776119],[0.00402985074626866 0.0040547263681592 0.0040547263681592 0.00402985074626866],[0.8,0.7,0.4],'LineStyle','none')

fill([0.00141791044776119 0.00141791044776119 0.00144278606965174 0.00144278606965174],[0.00402985074626866 0.0040547263681592 0.0040547263681592 0.00402985074626866],[0.8,0.7,0.4],'LineStyle','none')

fill([0.00171641791044776 0.00171641791044776 0.00174129353233831 0.00174129353233831],[0.00402985074626866 0.0040547263681592 0.0040547263681592 0.00402985074626866],[0.8,0.7,0.4],'LineStyle','none')

fill([0.00174129353233831 0.00174129353233831 0.00176616915422886 0.00176616915422886],[0.00402985074626866 0.0040547263681592 0.0040547263681592 0.00402985074626866],[0.8,0.7,0.4],'LineStyle','none')

fill([0.00176616915422886 0.00176616915422886 0.0017910447761194 0.0017910447761194],[0.00402985074626866 0.0040547263681592 0.0040547263681592 0.00402985074626866],[0.8,0.7,0.4],'LineStyle','none')

fill([0.0017910447761194 0.0017910447761194 0.00181592039800995 0.00181592039800995],[0.00402985074626866 0.0040547263681592 0.0040547263681592 0.00402985074626866],[0.8,0.7,0.4],'LineStyle','none')

fill([0.00181592039800995 0.00181592039800995 0.0018407960199005 0.0018407960199005],[0.00402985074626866 0.0040547263681592 0.0040547263681592 0.00402985074626866],[0.8,0.7,0.4],'LineStyle','none')

fill([0.0013681592039801 0.0013681592039801 0.00139303482587065 0.00139303482587065],[0.0040547263681592 0.00407960199004975 0.00407960199004975 0.0040547263681592],[0.8,0.7,0.4],'LineStyle','none')

fill([0.00144278606965174 0.00144278606965174 0.00146766169154229 0.00146766169154229],[0.0040547263681592 0.00407960199004975 0.00407960199004975 0.0040547263681592],[0.8,0.7,0.4],'LineStyle','none')

fill([0.00146766169154229 0.00146766169154229 0.00149253731343284 0.00149253731343284],[0.0040547263681592 0.00407960199004975 0.00407960199004975 0.0040547263681592],[0.8,0.7,0.4],'LineStyle','none')

fill([0.00149253731343284 0.00149253731343284 0.00151741293532338 0.00151741293532338],[0.0040547263681592 0.00407960199004975 0.00407960199004975 0.0040547263681592],[0.8,0.7,0.4],'LineStyle','none')

fill([0.00151741293532338 0.00151741293532338 0.00154228855721393 0.00154228855721393],[0.0040547263681592 0.00407960199004975 0.00407960199004975 0.0040547263681592],[0.8,0.7,0.4],'LineStyle','none')

fill([0.00154228855721393 0.00154228855721393 0.00156716417910448 0.00156716417910448],[0.0040547263681592 0.00407960199004975 0.00407960199004975 0.0040547263681592],[0.8,0.7,0.4],'LineStyle','none')

fill([0.00159203980099502 0.00159203980099502 0.00161691542288557 0.00161691542288557],[0.0040547263681592 0.00407960199004975 0.00407960199004975 0.0040547263681592],[0.8,0.7,0.4],'LineStyle','none')

fill([0.00161691542288557 0.00161691542288557 0.00164179104477612 0.00164179104477612],[0.0040547263681592 0.00407960199004975 0.00407960199004975 0.0040547263681592],[0.8,0.7,0.4],'LineStyle','none')

fill([0.00164179104477612 0.00164179104477612 0.00166666666666667 0.00166666666666667],[0.0040547263681592 0.00407960199004975 0.00407960199004975 0.0040547263681592],[0.8,0.7,0.4],'LineStyle','none')

fill([0.00166666666666667 0.00166666666666667 0.00169154228855721 0.00169154228855721],[0.0040547263681592 0.00407960199004975 0.00407960199004975 0.0040547263681592],[0.8,0.7,0.4],'LineStyle','none')

fill([0.00169154228855721 0.00169154228855721 0.00171641791044776 0.00171641791044776],[0.0040547263681592 0.00407960199004975 0.00407960199004975 0.0040547263681592],[0.8,0.7,0.4],'LineStyle','none')

fill([0.00156716417910448 0.00156716417910448 0.00159203980099502 0.00159203980099502],[0.00407960199004975 0.0041044776119403 0.0041044776119403 0.00407960199004975],[0.8,0.7,0.4],'LineStyle','none')
